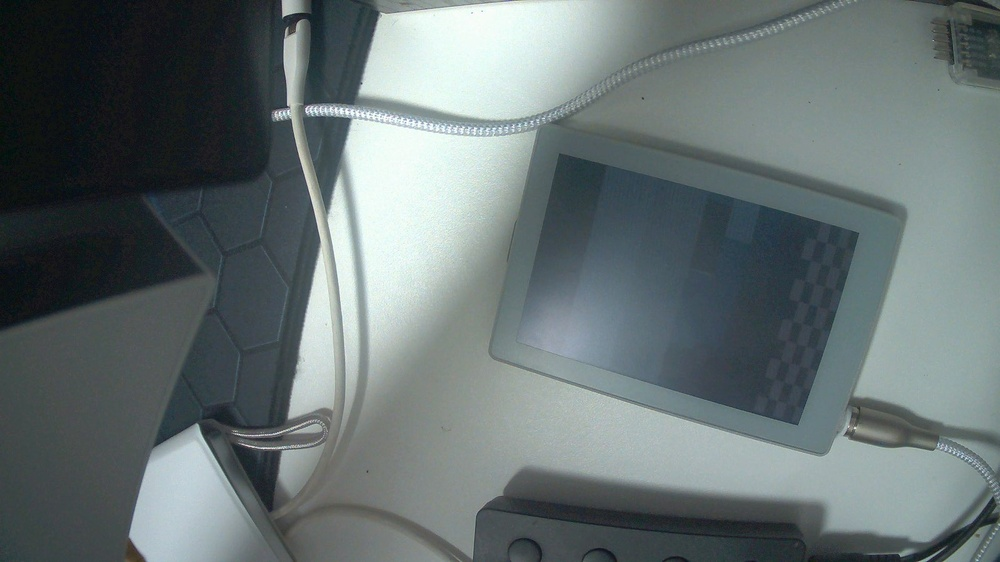
#> input picture firmware/papercolor-lab/evidence/20261013-prior-trial-booster-001/00-F.jpg, 1000 x 562 px, shrunk from 1600 x 900 before the run
$ python ghost_metric.py ../evidence/20261013-prior-trial-booster-001/00-F.jpg
#> lines starting #> are read from the running program, lines starting #| are printed output that depends on the picture
#!/usr/bin/env -S uv run --script
# /// script
# requires-python = ">=3.13"
# dependencies = ["pillow>=11"]
# ///
"""Ghost metric for bench photos: mean |L - blur12(L)| over the panel's central area (high-pass
residue; text ghost raises it, flat field ~0.2-0.9) plus the area's CIELAB mean.

Crop = photo fractions x 0.26-0.56, y 0.38-0.78 (bench camera framing). Usage: ghost_metric.py PHOTO...
"""

import sys

from PIL import Image, ImageChops, ImageFilter, ImageStat

BOX = (0.26, 0.38, 0.56, 0.78)


def lab(rgb: list[float]) -> tuple[float, float, float]:
    def lin(c: float) -> float:
        c /= 255
        return c / 12.92 if c <= 0.04045 else ((c + 0.055) / 1.055) ** 2.4

    r, g, b = (lin(c) for c in rgb)
    x = (0.4124 * r + 0.3576 * g + 0.1805 * b) / 0.9505
    y = 0.2126 * r + 0.7152 * g + 0.0722 * b
    z = (0.0193 * r + 0.1192 * g + 0.9505 * b) / 1.089

    def f(t: float) -> float:
        return t ** (1 / 3) if t > 0.008856 else 7.787 * t + 16 / 116

    return (116 * f(y) - 16, 500 * (f(x) - f(y)), 200 * (f(y) - f(z)))


for path in sys.argv[1:]:
    rgb = Image.open(path).convert("RGB")
#> rgb is the input picture: PIL image 1000x562 RGB; mean R, G, B 103.1, 114.1, 114.9
    w, h = rgb.size
#> w = 1000; h = 562
    box = (int(w * BOX[0]), int(h * BOX[1]), int(w * BOX[2]), int(h * BOX[3]))
#> box = (260, 213, 560, 438)
    crop = rgb.crop(box)
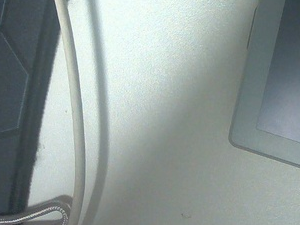
#> crop: PIL image 300x225 RGB; mean R, G, B 145.1, 155.8, 153.7
    grey = crop.convert("L")
    hp = ImageStat.Stat(ImageChops.difference(grey, grey.filter(ImageFilter.GaussianBlur(12)))).mean[0]
#> hp = 10.75
    L, a, b = lab(ImageStat.Stat(crop).mean)
#> L = 63.41; a = -4.23; b = -0.214
    print(f"hp={hp:.2f} Lab=({L:.0f},{a:.0f},{b:.0f})  {path.rsplit('/', 1)[-1]}")
#| hp=10.75 Lab=(63,-4,-0)  00-F.jpg
